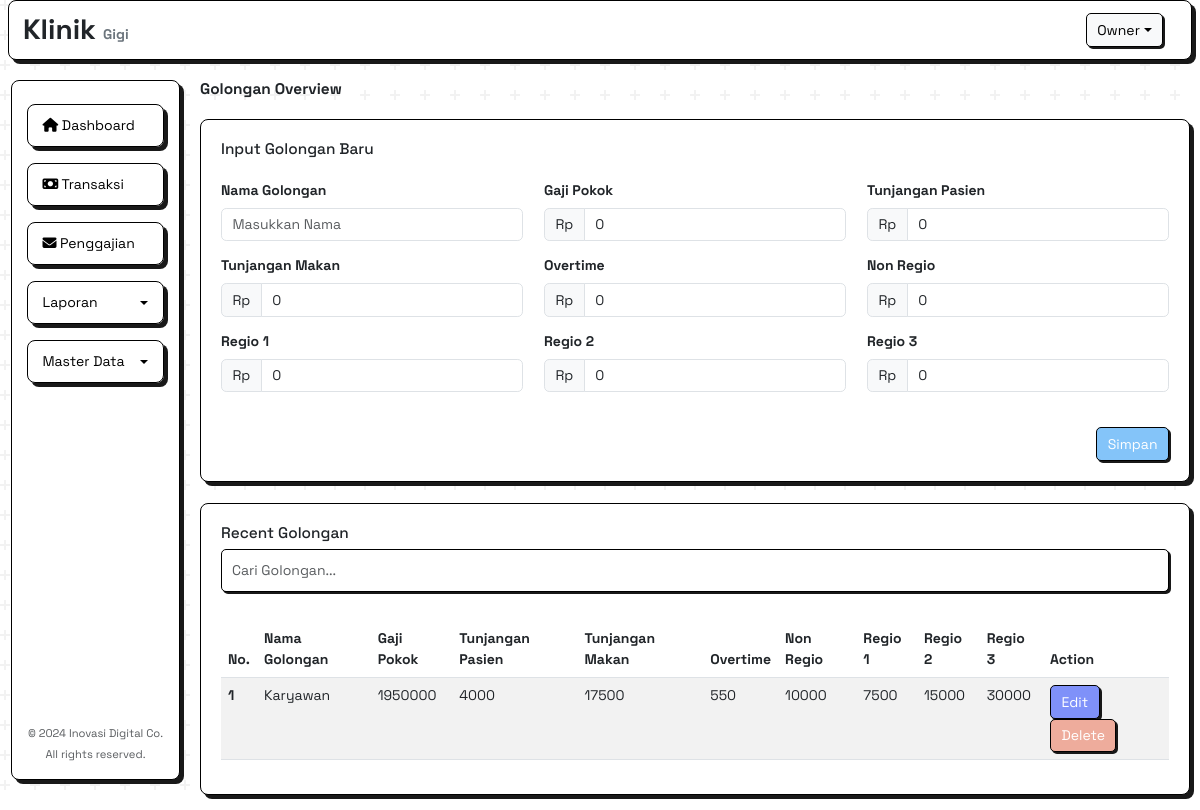
Page /asset/owner/master/index.php?page=Golongan (signed in) on the committed database.
### tables this page shows
CREATE TABLE `golongan` (
  `id` int(11) UNSIGNED NOT NULL,
  `nama_golongan` varchar(100) NOT NULL,
  `gaji_pokok` int(12) NOT NULL,
  `tunjangan_makan` int(12) NOT NULL,
  `overtime` varchar(11) NOT NULL,
  `tunjangan_pasien` varchar(20) NOT NULL,
  `ro1` varchar(45) NOT NULL,
  `ro2` varchar(45) NOT NULL,
  `ro3` varchar(45) NOT NULL,
  `non_regio` varchar(45) NOT NULL
);

### asset/owner/master/view/Golongan.php (the view, shortened to what this page needs)
<div class="col-md-10 main-content">
    <h5 class="mb-4 mt fw-bold">Golongan Overview</h5>
    <div class="card mt-4">
        <div class="card-body">
            <h5 class="card-title mb-4">Input Golongan Baru</h5>
            <form action="app/golongan/input.php" method="post">
                <div class="row">
                    <div class="col-md-4 mb-3">
                        <label class="form-label fw-bold">Nama Golongan</label>
                        <input
                            type="text"
                            class="form-control"
                            name="nama"
                            required
                            placeholder="Masukkan Nama" />
                    </div>
                    <div class="col-md-4 mb-3">
                        <label for="transactionDate" class="form-label fw-bold">Gaji Pokok</label>
                        <div class="input-group">
                            <span class="input-group-text">Rp</span>
                            <input
                                type="number"
                                class="form-control"
                                name="gaji_pokok"
                                placeholder="Masukkan Gaji Pokok"
                                min="0"
                                value="0" />
                        </div>
                    </div>
                    <div class="col-md-4 mb-3">
                        <label class="form-label fw-bold">Tunjangan Pasien</label>
                        <div class="input-group">
                            <span class="input-group-text">Rp</span>
                            <input
                                type="number"
                                class="form-control"
                                name="tunjangan_pasien"
                                placeholder="Masukkan Tunjangan Pasien"
                                min="0"
                                value="0" />
                        </div>
                    </div>
                </div>
                <div class="row">
                    <div class="col-md-4 mb-3">
                        <label class="form-label fw-bold">Tunjangan Makan</label>
                        <div class="input-group">
                            <span class="input-group-text">Rp</span>
                            <input
                                type="number"
                                class="form-control"
                                name="tunjangan_makan"
                                placeholder="Masukkan Tunjangan Makan"
                                min="0"
                                value="0" />
                        </div>
                    </div>
                    <div class="col-md-4 mb-3">
                        <label class="form-label fw-bold">Overtime</label>
                        <div class="input-group">
                            <span class="input-group-text">Rp</span>
                            <input
                                type="number"
                                class="form-control"
                                name="overtime"
                                placeholder="Masukkan Overtime"
                                min="0"
                                value="0" />
                        </div>
                    </div>
                    <div class="col-md-4 mb-3">
                        <label class="form-label fw-bold">Non Regio</label>
                        <div class="input-group">
                            <span class="input-group-text">Rp</span>
                            <input
                                type="number"
                                class="form-control"
                                name="non_regio"
                                placeholder="Masukkan Non Regio"
                                min="0"
                                value="0" />
                        </div>
                    </div>
                </div>
                <div class="row">
                    <div class="col-md-4 mb-3">
                        <label class="form-label fw-bold">Regio 1</label>
                        <div class="input-group">
                            <span class="input-group-text">Rp</span>
                            <input
                                type="number"
                                class="form-control"
                                name="ro1"
                                placeholder="Masukkan Regio 1"
                                min="0"
                                value="0" />
                        </div>
                    </div>
                    <div class="col-md-4 mb-3">
                        <label class="form-label fw-bold">Regio 2</label>
                        <div class="input-group">
                            <span class="input-group-text">Rp</span>
                            <input
                                type="number"
                                class="form-control"
                                name="ro2"
                                placeholder="Masukkan Regio 2"
                                min="0"
                                value="0" />
                        </div>
                    </div>
                    <div class="col-md-4 mb-3">
                        <label class="form-label fw-bold">Regio 3</label>
                        <div class="input-group">
                            <span class="input-group-text">Rp</span>
                            <input
                                type="number"
                                class="form-control"
                                name="ro3"
                                placeholder="Masukkan Regio 3"
                                min="0"
                                value="0" />
                        </div>
                    </div>
                </div>
                <div class="d-flex justify-content-end">
                    <button type="submit" class="btn btn-submit mt-4" name="simpan">
                        Simpan
                    </button>
                </div>
            </form>
        </div>
    </div>
    <div class="card mt-4" id="recent-golongan">
        <div class="card-body">
            <h5 class="card-title">Recent Golongan</h5>
            <div class="mb-3">
                <input
                    type="text"
                    id="searchKaryawan"
                    class="form-control"
                    placeholder="Cari Golongan..." />
            </div>
            <div class="table-scroll">
                <table class="table table-striped" id="karyawanTable">
                    <thead>
                        <tr>
                            <th scope="col">No.</th>
                            <th scope="col">Nama Golongan</th>
                            <th scope="col">Gaji Pokok</th>
                            <th scope="col">Tunjangan Pasien</th>
                            <th scope="col">Tunjangan Makan</th>
                            <th scope="col">Overtime</th>
                            <th scope="col">Non Regio</th>
                            <th scope="col">Regio 1</th>
                            <th scope="col">Regio 2</th>
                            <th scope="col">Regio 3</th>
                            <th scope="col">Action</th>
                        </tr>
                    </thead>
                    <tbody>
                        <?php
                        $no = 1;
                        $query_golongan = mysqli_query($conn, "SELECT * FROM golongan ORDER BY id DESC");
                        while ($row_golongan = mysqli_fetch_assoc($query_golongan)) {
                        ?>
                            <tr>
                                <th scope="row"><?= $no++ ?></th>
                                <td><?= $row_golongan['nama_golongan'] ?></td>
                                <td><?= $row_golongan['gaji_pokok'] ?></td>
                                <td><?= $row_golongan['tunjangan_pasien'] ?></td>
                                <td><?= $row_golongan['tunjangan_makan'] ?></td>
                                <td><?= $row_golongan['overtime'] ?></td>
                                <td><?= $row_golongan['non_regio'] ?></td>
                                <td><?= $row_golongan['ro1'] ?></td>
                                <td><?= $row_golongan['ro2'] ?></td>
                                <td><?= $row_golongan['ro3'] ?></td>
                                <td>
                                    <button class="btn btn-primary edit" data-bs-toggle="modal" data-bs-target="#editModal<?= $row_golongan['id'] ?>">Edit</button>
                                    <a href="app/golongan/delete.php?id=<?= $row_golongan['id'] ?>" class="btn btn-danger delete" onclick="return confirm('Apakah Anda yakin ingin menghapus data ini?')">Delete</a>
                                </td>
                            </tr>
                        <?php
                        }
                        ?>
                    </tbody>
                </table>
            </div>
        </div>
    </div>
</div>

### asset/css/all.css (style rules this page uses)
* { transition: all 0.3s ease; font-family: "Space Grotesk", sans-serif; font-size: 14px; }
h5 { font-size: 1.1rem !important; }
:root { --bg-card-1: #ecd765; --bg-card-2: #7f91f9; --bg-card-3: #eec79c; --bg-card-4: #84c4f9; }
.card { border: 1px solid #000; box-shadow: 4px 4px 0 0 rgba(0, 0, 0, 0.9); border-radius: 8px; transition: transform 0.2s; }
.nav-link, .dropdown-item, a { color: #000; text-decoration: none; }
.main-content { margin-top: 70px; padding: 10px 10px 0 0; margin-left: 16.666%; }
.card-body { padding: 20px; display: flex; flex-direction: column; height: 100%; }
.main-content { transition: margin-left 0.3s ease; }
@media (min-width: 1200px) { .main-content { margin-left: 16.666%; } }
.card, .card__header { margin-bottom: 15px; }
.btn-primary { background-color: #7f91f9; border: 1px solid #000; box-shadow: 2px 2px 0 0 rgba(0, 0, 0, 0.9); border-radius: 5px; color: #fff; }
.btn-danger { background-color: #eeac9c; border: 1px solid #000; box-shadow: 2px 2px 0 0 rgba(0, 0, 0, 0.9); border-radius: 5px; color: #fff; }
.btn-submit { background-color: #84c4f9; border: 1px solid #000; box-shadow: 2px 2px 0 0 rgba(0, 0, 0, 0.9); border-radius: 5px; color: #fff; }
.table-scroll { max-height: 300px; overflow-y: scroll; display: block; }
#searchKaryawan { margin-bottom: 15px; border: 1px solid #000; box-shadow: 2px 2px 0 0 rgba(0, 0, 0, 0.9); border-radius: 5px; padding: 10px; }

### rows in the picture
golongan: nama_golongan "Karyawan", gaji_pokok "1950000", tunjangan_pasien "4000", tunjangan_makan "17500", overtime "550", non_regio "10000", ro1 "7500", ro2 "15000", ro3 "30000"

### other values in the picture
$_SESSION['username'] "Owner"
